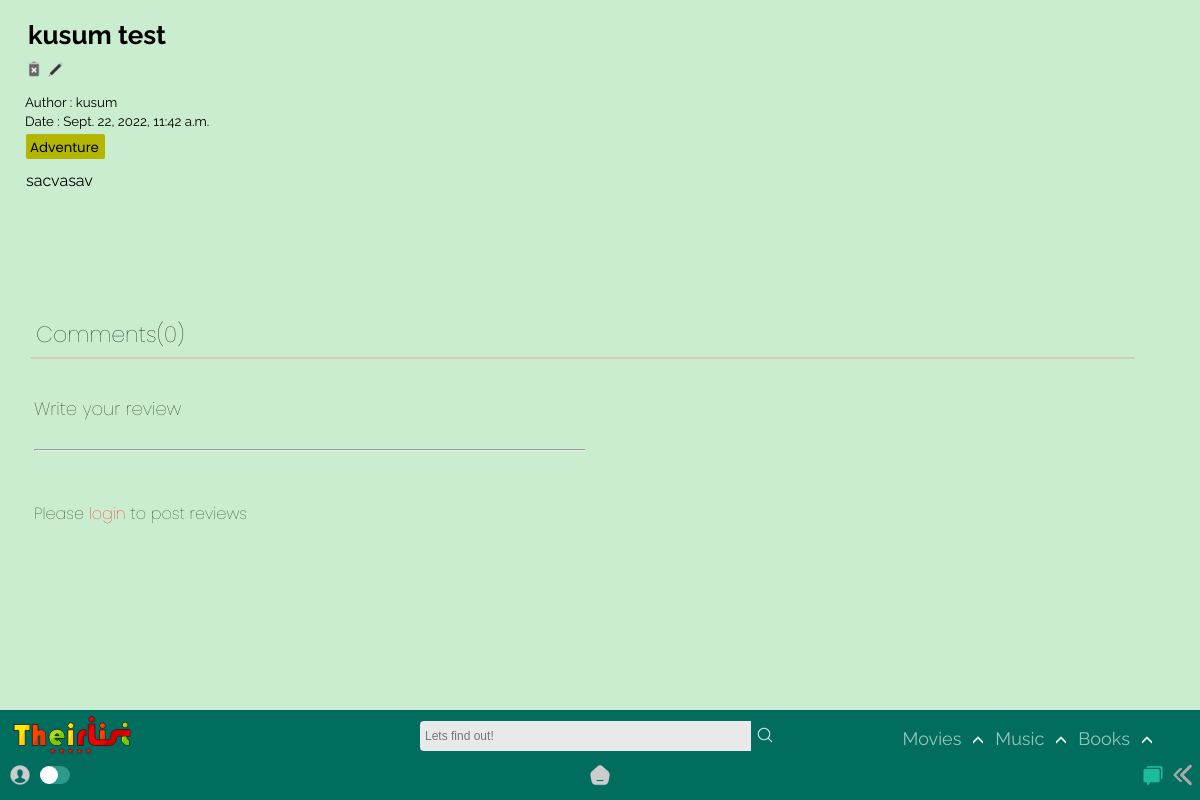
The app's page /home/booklist/kusum-test2022-09-22-1142338940640000/, older data.
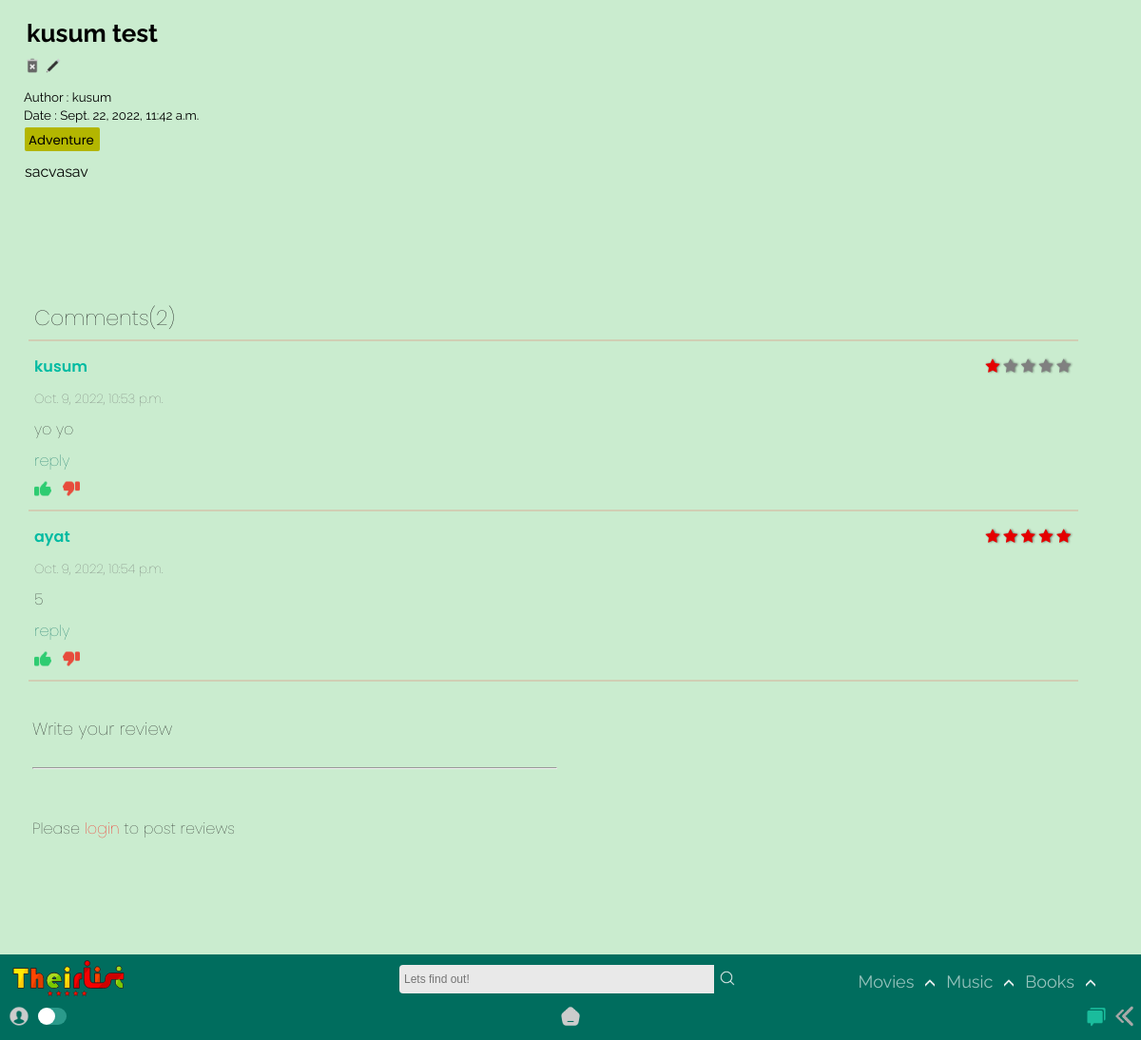
The same page, newer data.
### app/models.py (models this page shows, shortened)
class BookGenre(models.Model):
    name = models.CharField(max_length=150)
    def __str__(self):
        return self.name

class BookReview(models.Model):
    user = models.ForeignKey(User, models.CASCADE)
    BookList = models.ForeignKey(BookList, models.CASCADE)
    comment = models.TextField(max_length=250)
    type = models.TextField(max_length=10,default="book")
    rate = models.IntegerField(default=0)
    created_at = models.DateTimeField(auto_now_add=True)

### app/views.py (the view)
# urls.py: path('booklist/<slug:slug>/', TheirDetailBookView.as_view(),name='booklist_detail'),
class TheirDetailBookView(DetailView): #books
    model = BookList
    def get_context_data(self, **kwargs):
        context = super().get_context_data(**kwargs)
        modell = BookReview.objects.all()
        context["modam"] = modell
        return context

### templates/app/booklist_detail.html (shortened to what this page needs)
{% extends "index.html" %}
{% load static %}
{% block content %}
<section class="list_detail" id="list-det-id">
    <h3>{{booklist.title}}</h3>
    <div class="detail-up-del">
        {% if user.id == booklist.creator.id %}
        <a href="{% url 'app:delete_book' booklist.slug %}"><img src ="{% static 'app/images/delete.png' %}"></a>
        <a href="{% url 'app:update_booklist' booklist.slug %}"><img src ="{% static 'app/images/edit.png' %}"></a>
        {% else %}
        <img src ="{% static 'app/images/delete-dis.png' %}">
        <img src ="{% static 'app/images/edit-dis.png' %}">
        {% endif %}
      </div>
    <small>Author : {{booklist.creator.username}}</small><br>
    <small>Date : {{booklist.posted}}</small><br>
    <div class="genre_wrap">
        {% for tag in booklist.genre.all %}
        <div class="Genre">
          <a href="{% url 'app:book' query=tag %}">
            <small>{{ tag }}</small>
          </a>
        </div>
        {% empty %}
        No tags!
    {% endfor %}
    </div>
    <div class="blog_post_body">
        {{booklist.content|safe}}
    </div>
    <div class="commentss" id="comments-id">
      <div class = "commentscarrier">
          {% include "app/booklist_comment.html" %}
      </div>
      <div class = "postcommentscarrier">
          <div><h1>Write your review</h1></div>
          {% if user.is_authenticated %}
            <br>
            {% include 'app/create_bookcomment.html' %}
          {% else %}
            <div class="comment-kor-cont">
                <br>
                <hr>
                <br><br>
                <div class="login-to-comment">Please <a style="color : red;" href="{% url 'login' %}">login</a> to post reviews</div>
            </div>
          {% endif %}
          </div>
  </div>
  <div class="gap">
  </div>
</section>
{% endblock content %}

### templates/app/booklist_comment.html (shortened to what this page needs)
{% load static %}
  {% with total=object.bookreview_set.all.count %}
  <div class="commentscarrier">
    <div class="comment-contentsas comment-head">
    <p>Comments({{ total }})</p>
    </div>
    <hr />
      {% for i in modam %} {% if i.BookList.id == booklist.id %}
      <div class="comment-contentsas">
        <p class="commentor-name">
          {{i.user.username}}
          <span class="stars-comments">
             {% if i.rate == 1 %}
            <span class="fa fa-star checked"></span>
            <span class="fa fa-star"></span>
            <span class="fa fa-star"></span>
            <span class="fa fa-star"></span>
            <span class="fa fa-star"></span>
            {% endif %}  {% if i.rate == 5 %}
            <span class="fa fa-star checked"></span>
            <span class="fa fa-star checked"></span>
            <span class="fa fa-star checked"></span>
            <span class="fa fa-star checked"></span>
            <span class="fa fa-star checked"></span>
            {% endif %}
          </span>
        </p>
      </div>
      <div class="comment-contentsas">
        <p><small>{{i.created_at}}</small></p>
      </div>
      <div class="comment-contentsas"><p>{{i.comment}}</p></div>
      <div class="comment-contentsas"><p class="reply-com">reply</p></div>
      <div class="comment-contentsas">
        <p>
          <span class="like"><img src="{% static 'app/images/like.png' %}" /></span
          ><span class="dislike"
            ><img src="{% static 'app/images/dislike.png' %}"
          /></span>
        </p>
      </div>
      <hr />
      {% endif%} {% endfor %}
  {% endwith %}
</div>

Row changes from the older to the newer data that the page shows:
added BookReview: user.username "kusum", rate 1 (drawn), created_at "Oct. 9, 2022, 10:53 p.m.", comment "yo yo"
added BookReview: user.username "ayat", rate 5 (drawn), created_at "Oct. 9, 2022, 10:54 p.m.", comment "5"
Text that changed along with them:
{{ total }}: "0" → "2"
